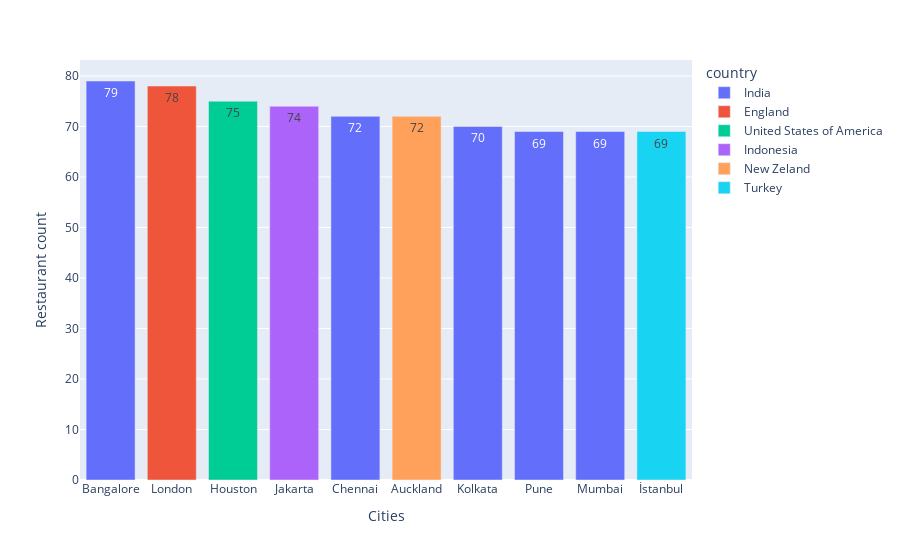

This figure's notebook cell:
### Markdown cell above
## 8. Top 10 cidades com nota > 4

### Code cell
city_rating_above = df.loc[df['aggregate_rating'] > 4.0 , ['city', 'restaurant_id', 'country']].groupby(['city', 'country']).count().sort_values('restaurant_id', ascending=False).reset_index().head(10)

fig = px.bar(city_rating_above, x= 'city', y= 'restaurant_id', color= 'country', text_auto=True)
fig.update_traces(textposition= 'inside')
fig.update_layout(xaxis={'categoryorder':'total descending'})
fig.update_layout(xaxis_title= 'Cities', yaxis_title= 'Restaurant count')


fig.show()

### Figure 1 — Plotly figure (JSON) as saved in the notebook; plotly's stock layout.template omitted (floating-point values rounded to 4 significant figures)
{"data": [{"alignmentgroup": "True", "hovertemplate": "country=India<br>city=%{x}<br>restaurant_id=%{y}<extra></extra>", "legendgroup": "India", "marker": {"color": "#636efa", "pattern": {"shape": ""}}, "name": "India", "offsetgroup": "India", "orientation": "v", "showlegend": true, "textposition": "inside", "texttemplate": "%{y}", "type": "bar", "x": ["Bangalore", "Chennai", "Kolkata", "Pune", "Mumbai"], "xaxis": "x", "y": [79, 72, 70, 69, 69], "yaxis": "y"}, {"alignmentgroup": "True", "hovertemplate": "country=England<br>city=%{x}<br>restaurant_id=%{y}<extra></extra>", "legendgroup": "England", "marker": {"color": "#EF553B", "pattern": {"shape": ""}}, "name": "England", "offsetgroup": "England", "orientation": "v", "showlegend": true, "textposition": "inside", "texttemplate": "%{y}", "type": "bar", "x": ["London"], "xaxis": "x", "y": [78], "yaxis": "y"}, {"alignmentgroup": "True", "hovertemplate": "country=United States of America<br>city=%{x}<br>restaurant_id=%{y}<extra></extra>", "legendgroup": "United States of America", "marker": {"color": "#00cc96", "pattern": {"shape": ""}}, "name": "United States of America", "offsetgroup": "United States of America", "orientation": "v", "showlegend": true, "textposition": "inside", "texttemplate": "%{y}", "type": "bar", "x": ["Houston"], "xaxis": "x", "y": [75], "yaxis": "y"}, {"alignmentgroup": "True", "hovertemplate": "country=Indonesia<br>city=%{x}<br>restaurant_id=%{y}<extra></extra>", "legendgroup": "Indonesia", "marker": {"color": "#ab63fa", "pattern": {"shape": ""}}, "name": "Indonesia", "offsetgroup": "Indonesia", "orientation": "v", "showlegend": true, "textposition": "inside", "texttemplate": "%{y}", "type": "bar", "x": ["Jakarta"], "xaxis": "x", "y": [74], "yaxis": "y"}, {"alignmentgroup": "True", "hovertemplate": "country=New Zeland<br>city=%{x}<br>restaurant_id=%{y}<extra></extra>", "legendgroup": "New Zeland", "marker": {"color": "#FFA15A", "pattern": {"shape": ""}}, "name": "New Zeland", "offsetgroup": "New Zeland", "orientation": "v", "showlegend": true, "textposition": "inside", "texttemplate": "%{y}", "type": "bar", "x": ["Auckland"], "xaxis": "x", "y": [72], "yaxis": "y"}, {"alignmentgroup": "True", "hovertemplate": "country=Turkey<br>city=%{x}<br>restaurant_id=%{y}<extra></extra>", "legendgroup": "Turkey", "marker": {"color": "#19d3f3", "pattern": {"shape": ""}}, "name": "Turkey", "offsetgroup": "Turkey", "orientation": "v", "showlegend": true, "textposition": "inside", "texttemplate": "%{y}", "type": "bar", "x": ["İstanbul"], "xaxis": "x", "y": [69], "yaxis": "y"}], "layout": {"barmode": "relative", "legend": {"title": {"text": "country"}, "tracegroupgap": 0}, "margin": {"t": 60}, "xaxis": {"anchor": "y", "categoryorder": "total descending", "domain": [0, 1], "title": {"text": "Cities"}}, "yaxis": {"anchor": "x", "domain": [0, 1], "title": {"text": "Restaurant count"}}}}
